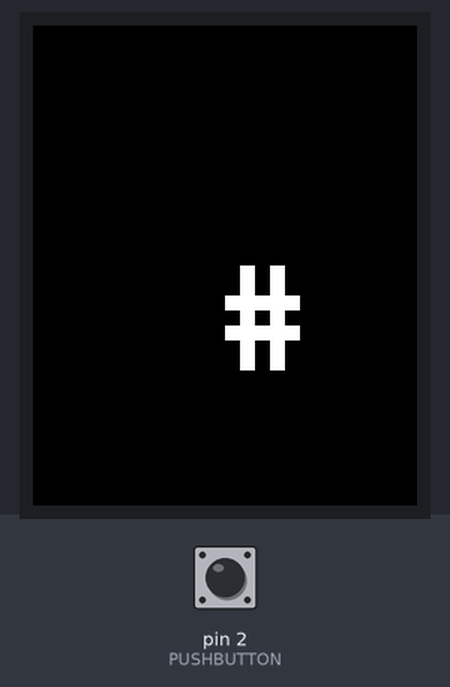
Bench run of a sketch on a simulated Arduino Uno, built with avr-gcc and run on an emulated ATmega328P. Shown: 128×160 colour display. Inputs (shaded band) come from the test bench; at power-on: pin 2 (PUSHBUTTON) HIGH.

1.4 s: pin 2 (PUSHBUTTON) pulled LOW for 0.15 s
Above: at 2.1 s.
Timing chart, 0 to 4.4 s (numbered marks = the images above; inputs shaded):
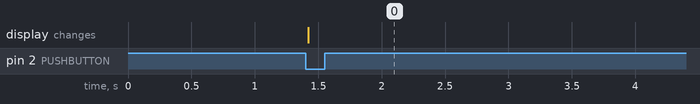

The sketch:

Lab6Pass.ino
```cpp
#include <Adafruit_GFX.h>
#include <Adafruit_ST7735.h>

#define TFT_CS 10
#define TFT_RST 6
#define TFT_DC 7
#define TFT_SCLK 13
#define TFT_MOSI 11

const int PUSHBUTTON = 2;

Adafruit_ST7735 tft = Adafruit_ST7735(TFT_CS, TFT_DC, TFT_MOSI, TFT_SCLK, TFT_RST);

void setup() {
  pinMode(PUSHBUTTON, INPUT_PULLUP);
  attachInterrupt(digitalPinToInterrupt(PUSHBUTTON), DrawSymbol, FALLING);
  tft.initR(INITR_BLACKTAB);
  tft.fillScreen(ST77XX_BLACK);
  tft.setTextSize(5);
  tft.setTextColor(ST77XX_WHITE);
}

void loop() {
  // Loop is not used as we are using interrupt.
}

void DrawSymbol() {
  tft.fillScreen(ST77XX_BLACK);
  tft.setCursor(64, 80);
  tft.print("#");
}
```

Measured:
- after the input at 1.4 s, the display: changes at once (image 0)
